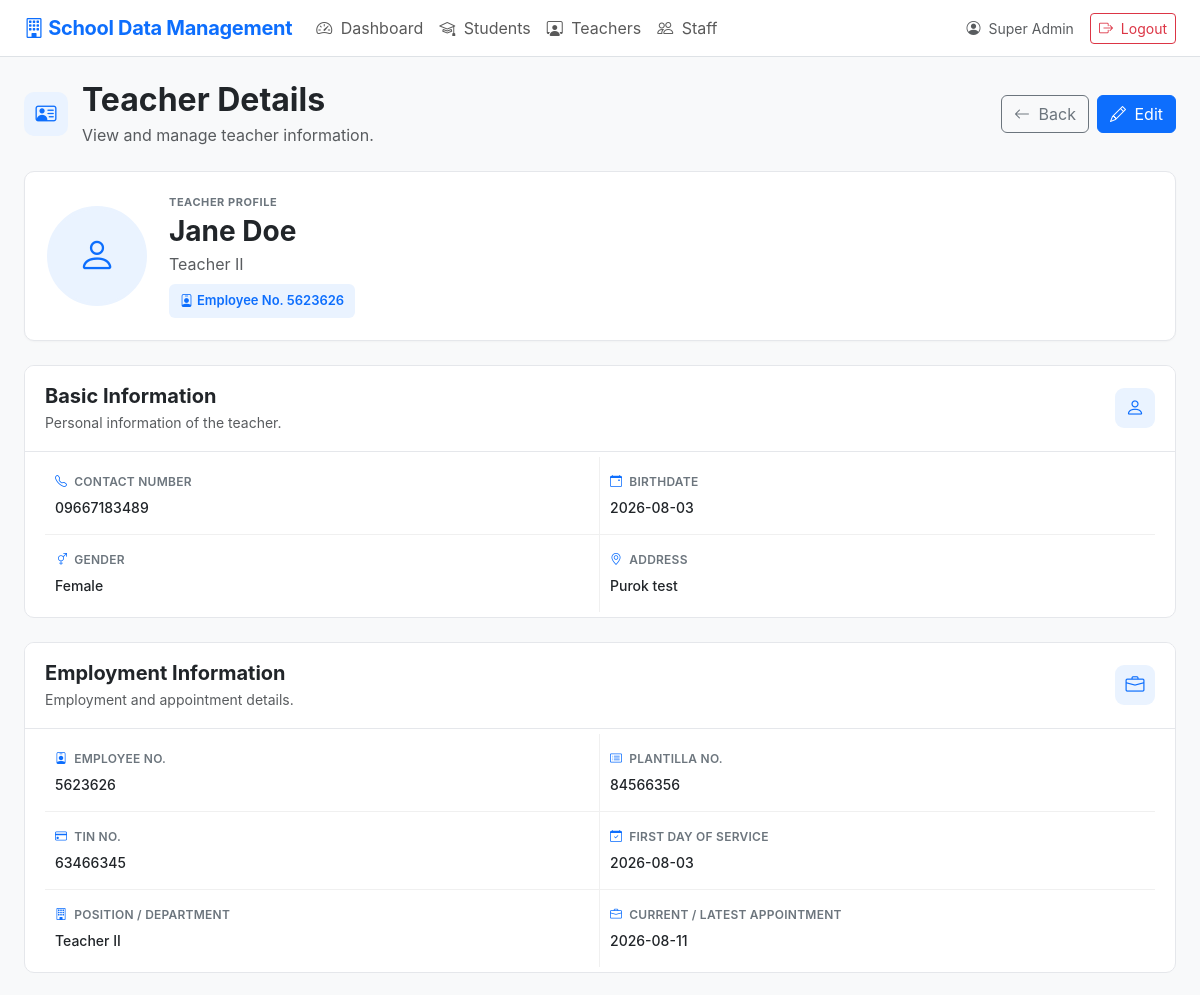
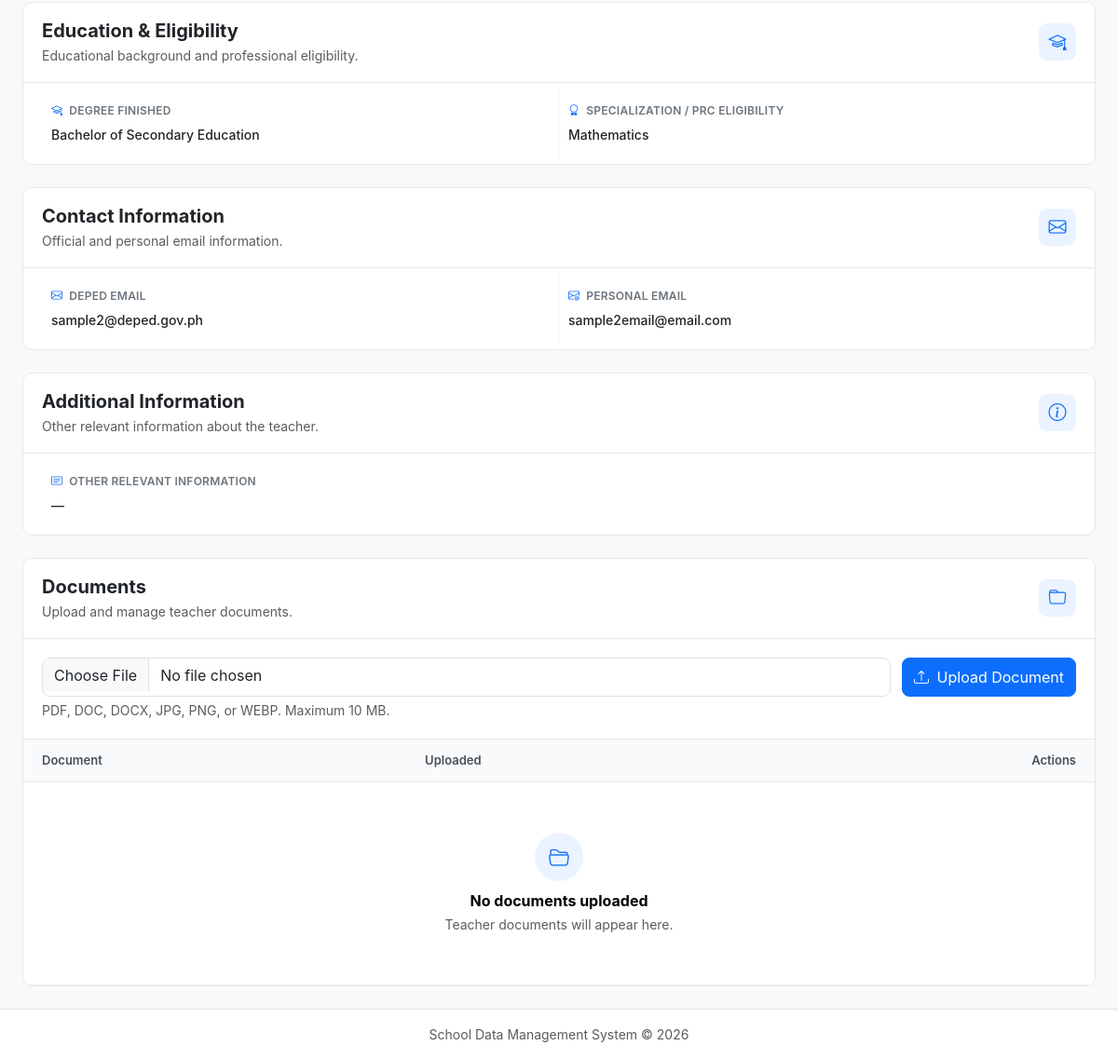
Page /teacher_view.php?id=6 (signed in) on the committed database (2 pictures, top to bottom).
### tables this page shows
CREATE TABLE `teachers` (
  `id` int(10) UNSIGNED NOT NULL,
  `user_id` int(10) UNSIGNED DEFAULT NULL,
  `employee_id` varchar(50) NOT NULL,
  `photo` varchar(255) DEFAULT NULL,
  `full_name` varchar(150) NOT NULL,
  `date_of_birth` date DEFAULT NULL,
  `gender` varchar(30) DEFAULT NULL,
  `address` text DEFAULT NULL,
  `contact_number` varchar(50) DEFAULT NULL,
  `email` varchar(150) DEFAULT NULL,
  `position_department` varchar(150) DEFAULT NULL,
  `other_info` text DEFAULT NULL,
  `created_at` timestamp NOT NULL DEFAULT current_timestamp(),
  `updated_at` timestamp NOT NULL DEFAULT current_timestamp() ON UPDATE current_timestamp(),
  `plantilla_no` varchar(50) DEFAULT NULL,
  `first_day_of_service` date DEFAULT NULL,
  `current_latest_appointment` date DEFAULT NULL,
  `deped_email` varchar(150) DEFAULT NULL,
  `personal_email` varchar(150) DEFAULT NULL,
  `degree_finished` varchar(255) DEFAULT NULL,
  `specialization_prc_eligibility` varchar(255) DEFAULT NULL,
  `tin_no` varchar(30) DEFAULT NULL,
  `birthdate` date DEFAULT NULL,
  `specialization` varchar(255) DEFAULT NULL,
  `prc_eligibility` varchar(255) DEFAULT NULL,
  `created_by` int(11) DEFAULT NULL,
  `updated_by` int(11) DEFAULT NULL
);

### config.php (called while the page is built, shortened)
<?php
function e($value)
{
    return htmlspecialchars(
        (string) $value,
        ENT_QUOTES,
        'UTF-8'
    );
}
?>

### teacher_view.php (the view, shortened to what this page needs)
<?php
require_once __DIR__ . '/config.php';
$id = (int) ($_GET['id'] ?? 0);
$stmt = $pdo->prepare("
    SELECT *
    FROM teachers
    WHERE id = ?
");
$stmt->execute([$id]);
$teacher = $stmt->fetch();
$stmt = $pdo->prepare("
    SELECT *
    FROM documents
    WHERE owner_type = ?
    AND owner_id = ?
    ORDER BY uploaded_at DESC
");
$stmt->execute([
    'teacher',
    $id
]);
$documents = $stmt->fetchAll();
function teacher_value($value)
{
    return !empty($value) ? e($value) : '—';
}
include __DIR__ . '/header.php';
?>
<link rel="stylesheet" href="assets/teacher_view.css">
<div class="teacher-view-header">
    <div class="teacher-header-left">
        <div class="teacher-page-icon">
            <i class="bi bi-person-vcard"></i>
        </div>
        <div>
            <h2 class="fw-bold mb-1">
                Teacher Details
            </h2>
            <p class="text-muted mb-0">
                View and manage teacher information.
            </p>
        </div>
    </div>
    <div class="teacher-header-actions">
        <a
            href="teachers.php"
            class="btn btn-outline-secondary"
        >
            <i class="bi bi-arrow-left me-1"></i>
            Back
        </a>
        <a
            href="teacher_form.php?id=<?= (int) $id ?>"
            class="btn btn-primary"
        >
            <i class="bi bi-pencil me-1"></i>
            Edit
        </a>
    </div>
</div>
<div class="teacher-profile-card">
    <div class="teacher-profile-photo">
        <?php if (!empty($teacher['photo'])): ?>
            <img
                src="<?= e($teacher['photo']) ?>"
                alt="<?= e($teacher['full_name']) ?>"
            >
        <?php else: ?>
            <div class="teacher-photo-placeholder">
                <i class="bi bi-person"></i>
            </div>
        <?php endif; ?>
    </div>
    <div class="teacher-profile-info">
        <div class="teacher-profile-label">
            TEACHER PROFILE
        </div>
        <h3 class="fw-bold mb-1">
            <?= teacher_value($teacher['full_name']) ?>
        </h3>
        <p class="text-muted mb-2">
            <?= teacher_value($teacher['position_department']) ?>
        </p>
        <span class="teacher-id-badge">
            <i class="bi bi-person-badge me-1"></i>
            Employee No.
            <?= teacher_value($teacher['employee_id']) ?>
        </span>
    </div>
</div>
<div class="teacher-info-card mt-4">
    <div class="teacher-card-header">
        <div>
            <h5 class="fw-bold mb-1">
                Basic Information
            </h5>
            <p class="text-muted small mb-0">
                Personal information of the teacher.
            </p>
        </div>
        <div class="teacher-card-icon">
            <i class="bi bi-person"></i>
        </div>
    </div>
    <div class="teacher-info-grid">
        <div class="teacher-info-item">
            <div class="teacher-info-label">
                <i class="bi bi-telephone"></i>
                Contact Number
            </div>
            <div class="teacher-info-value">
                <?= teacher_value($teacher['contact_number']) ?>
            </div>
        </div>
        <div class="teacher-info-item">
            <div class="teacher-info-label">
                <i class="bi bi-calendar-event"></i>
                Birthdate
            </div>
            <div class="teacher-info-value">
                <?= teacher_value($teacher['date_of_birth']) ?>
            </div>
        </div>
        <div class="teacher-info-item">
            <div class="teacher-info-label">
                <i class="bi bi-gender-ambiguous"></i>
                Gender
            </div>
            <div class="teacher-info-value">
                <?= teacher_value($teacher['gender']) ?>
            </div>
        </div>
        <div class="teacher-info-item">
            <div class="teacher-info-label">
                <i class="bi bi-geo-alt"></i>
                Address
            </div>
            <div class="teacher-info-value">
                <?=
                    !empty($teacher['address'])
                        ? nl2br(e($teacher['address']))
                        : '—'
                ?>
            </div>
        </div>
    </div>
</div>
<div class="teacher-info-card mt-4">
    <div class="teacher-card-header">
        <div>
            <h5 class="fw-bold mb-1">
                Employment Information
            </h5>
            <p class="text-muted small mb-0">
                Employment and appointment details.
            </p>
        </div>
        <div class="teacher-card-icon">
            <i class="bi bi-briefcase"></i>
        </div>
    </div>
    <div class="teacher-info-grid">
        <div class="teacher-info-item">
            <div class="teacher-info-label">
                <i class="bi bi-person-badge"></i>
                Employee No.
            </div>
            <div class="teacher-info-value">
                <?= teacher_value($teacher['employee_id']) ?>
            </div>
        </div>
        <div class="teacher-info-item">
            <div class="teacher-info-label">
                <i class="bi bi-card-list"></i>
                Plantilla No.
            </div>
            <div class="teacher-info-value">
                <?= teacher_value($teacher['plantilla_no']) ?>
            </div>
        </div>
        <div class="teacher-info-item">
            <div class="teacher-info-label">
                <i class="bi bi-credit-card"></i>
                TIN No.
            </div>
            <div class="teacher-info-value">
                <?= teacher_value($teacher['tin_no']) ?>
            </div>
        </div>
        <div class="teacher-info-item">
            <div class="teacher-info-label">
                <i class="bi bi-calendar-check"></i>
                First Day of Service
            </div>
            <div class="teacher-info-value">
                <?= teacher_value($teacher['first_day_of_service']) ?>
            </div>
        </div>
        <div class="teacher-info-item">
            <div class="teacher-info-label">
                <i class="bi bi-building"></i>
                Position / Department
            </div>
            <div class="teacher-info-value">
                <?= teacher_value($teacher['position_department']) ?>
            </div>
        </div>
        <div class="teacher-info-item">
            <div class="teacher-info-label">
                <i class="bi bi-briefcase"></i>
                Current / Latest Appointment
            </div>
            <div class="teacher-info-value">
                <?= teacher_value($teacher['current_latest_appointment']) ?>
            </div>
        </div>
    </div>
</div>
<div class="teacher-info-card mt-4">
    <div class="teacher-card-header">
        <div>
            <h5 class="fw-bold mb-1">
                Education &amp; Eligibility
            </h5>
            <p class="text-muted small mb-0">
                Educational background and professional eligibility.
            </p>
        </div>
        <div class="teacher-card-icon">
            <i class="bi bi-mortarboard"></i>
        </div>
    </div>
    <div class="teacher-info-grid">
        <div class="teacher-info-item">
            <div class="teacher-info-label">
                <i class="bi bi-mortarboard"></i>
                Degree Finished
            </div>
            <div class="teacher-info-value">
                <?= teacher_value($teacher['degree_finished']) ?>
            </div>
        </div>
        <div class="teacher-info-item">
            <div class="teacher-info-label">
                <i class="bi bi-award"></i>
                Specialization / PRC Eligibility
            </div>
            <div class="teacher-info-value">
                <?=
                    !empty($teacher['specialization_prc_eligibility'])
                        ? nl2br(e($teacher['specialization_prc_eligibility']))
                        : '—'
                ?>
            </div>
        </div>
    </div>
</div>
<div class="teacher-info-card mt-4">
    <div class="teacher-card-header">
        <div>
            <h5 class="fw-bold mb-1">
                Contact Information
            </h5>
            <p class="text-muted small mb-0">
                Official and personal email information.
            </p>
        </div>
        <div class="teacher-card-icon">
            <i class="bi bi-envelope"></i>
        </div>
    </div>
    <div class="teacher-info-grid">
        <div class="teacher-info-item">
            <div class="teacher-info-label">
                <i class="bi bi-envelope"></i>
                DepEd Email
            </div>
            <div class="teacher-info-value teacher-email">
                <?= teacher_value($teacher['deped_email']) ?>
            </div>
        </div>
        <div class="teacher-info-item">
            <div class="teacher-info-label">
                <i class="bi bi-envelope-at"></i>
                Personal Email
            </div>
            <div class="teacher-info-value teacher-email">
                <?= teacher_value($teacher['personal_email']) ?>
            </div>
        </div>
    </div>
</div>
<div class="teacher-info-card mt-4">
    <div class="teacher-card-header">
        <div>
            <h5 class="fw-bold mb-1">
                Additional Information
            </h5>
            <p class="text-muted small mb-0">
                Other relevant information about the teacher.
            </p>
        </div>
        <div class="teacher-card-icon">
            <i class="bi bi-info-circle"></i>
        </div>
    </div>
    <div class="teacher-additional-info">
        <div class="teacher-additional-item">
            <div class="teacher-info-label">
                <i class="bi bi-card-text"></i>
                Other Relevant Information
            </div>
            <div class="teacher-info-value">
                <?=
                    !empty($teacher['other_info'])
                        ? nl2br(e($teacher['other_info']))
                        : '—'
                ?>
            </div>
        </div>
    </div>
</div>
<div class="teacher-info-card mt-4">
    <div class="teacher-card-header">
        <div>
            <h5 class="fw-bold mb-1">
                Documents
            </h5>
            <p class="text-muted small mb-0">
                Upload and manage teacher documents.
            </p>
        </div>
        <div class="teacher-card-icon">
            <i class="bi bi-folder"></i>
        </div>
    </div>
    <form
        method="POST"
        enctype="multipart/form-data"
        class="teacher-upload-form"
    >
        <div class="teacher-file-input">
            <input
                type="file"
                name="document"
                class="form-control"
                accept=".pdf,.doc,.docx,.jpg,.jpeg,.png,.webp"
                required
            >
            <div class="form-text">
                PDF, DOC, DOCX, JPG, PNG, or WEBP. Maximum 10 MB.
            </div>
        </div>
        <button
            type="submit"
            name="upload_document"
            value="1"
            class="btn btn-primary teacher-upload-btn"
        >
            <i class="bi bi-upload me-1"></i>
            Upload Document
        </button>
    </form>
    <div class="teacher-documents-table table-responsive">
        <table class="table align-middle mb-0">
            <thead>
                <tr>
                    <th>Document</th>
                    <th>Uploaded</th>
                    <th class="text-end">Actions</th>
                </tr>
            </thead>
            <tbody>
                <?php if (!empty($documents)): ?>
                    <?php foreach ($documents as $document): ?>
                        <tr>
                            <td>
                                <div class="teacher-document-name">
                                    <div class="teacher-document-icon">
                                        <i class="bi bi-file-earmark-text"></i>
                                    </div>
                                    <span>
                                        <?= e($document['document_name']) ?>
                                    </span>
                                </div>
                            </td>
                            <td>
                                <?= e($document['uploaded_at']) ?>
                            </td>
                            <td class="text-end">
                                <div class="teacher-document-actions">
                                    <a
                                        href="<?= e($document['file_path']) ?>"
                                        target="_blank"
                                        class="btn btn-sm btn-outline-primary"
                                        title="View Document"
                                    >
                                        <i class="bi bi-eye"></i>
                                        <span>View</span>
                                    </a>
                                    <a
                                        href="delete_document.php?id=<?= (int) $document['id'] ?>&return=<?= urlencode('teacher_view.php?id=' . $id) ?>"
                                        class="btn btn-sm btn-outline-danger"
                                        data-confirm="Delete this document?"
                                        title="Delete Document"
                                    >
                                        <i class="bi bi-trash"></i>
                                        <span>Delete</span>
                                    </a>
                                </div>
                            </td>
                        </tr>
                    <?php endforeach; ?>
                <?php else: ?>
                    <tr>
                        <td colspan="3">
                            <div class="teacher-empty-documents text-center">
                                <div class="teacher-empty-icon">
                                    <i class="bi bi-folder2-open"></i>
                                </div>
                                <h6 class="fw-bold mb-1">
                                    No documents uploaded
                                </h6>
                                <p class="text-muted small mb-0">
                                    Teacher documents will appear here.
                                </p>
                            </div>
                        </td>
                    </tr>
                <?php endif; ?>
            </tbody>
        </table>
    </div>
</div>
<?php include __DIR__ . '/footer.php'; ?>

### rows in the picture
teachers: full_name "Jane Doe", position_department "Teacher II", employee "5623626", contact_number "09667183489", date_of_birth "2026-08-03", gender "Female", address "Purok test", plantilla_no "84566356", tin_no "63466345", first_day_of_service "2026-08-03", current_latest_appointment "2026-08-11", degree_finished "Bachelor of Secondary Education", specialization_prc_eligibility "Mathematics", deped_email "sample2@deped.gov.ph", personal_email "sample2email@email.com"

### other values in the picture
$_SESSION['full_name'] "Super Admin"
